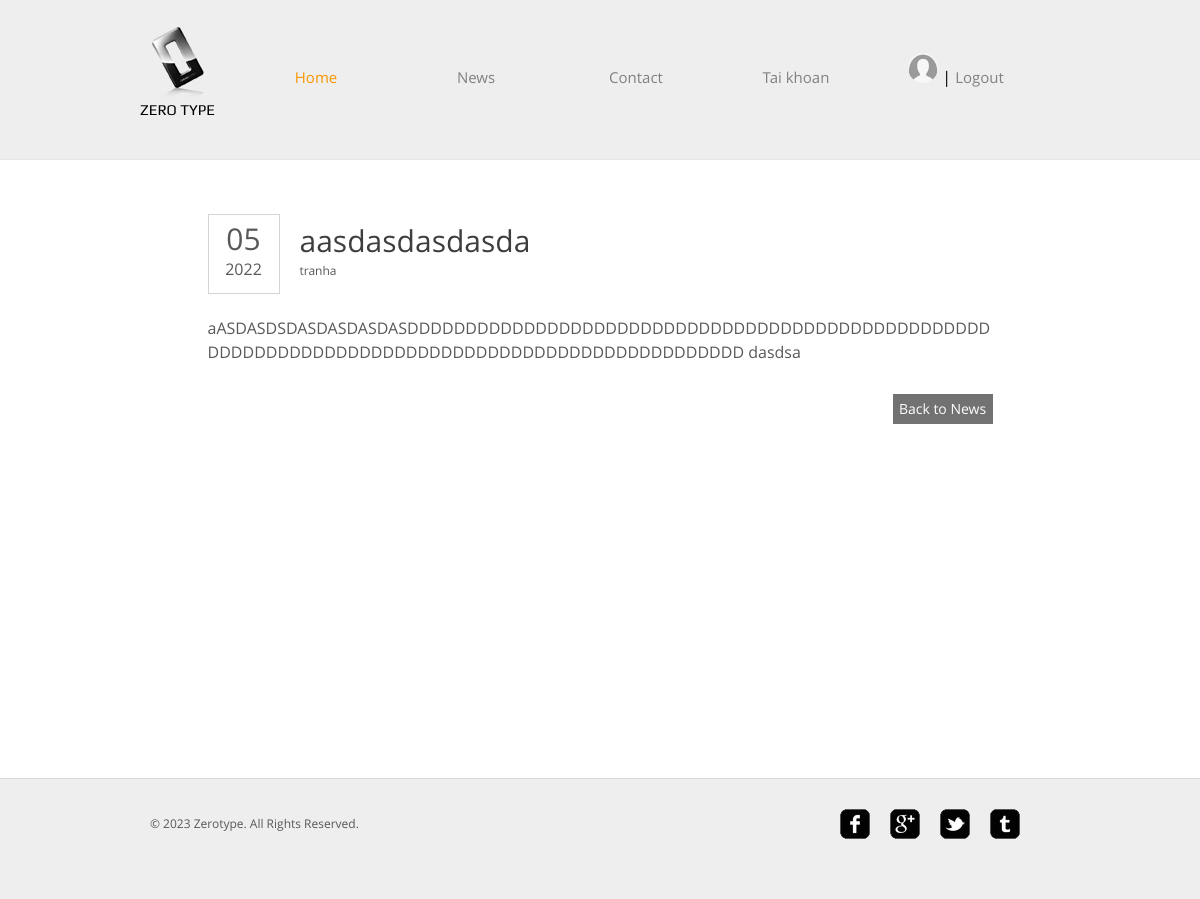
Page /post.php?id=8 (signed in) on the committed database.
### tables this page shows
CREATE TABLE `users` (
  `id` int(11) NOT NULL,
  `username` char(100) NOT NULL,
  `gender` char(3) NOT NULL,
  `email` char(100) NOT NULL,
  `phone` char(100) NOT NULL,
  `password` char(100) NOT NULL,
  `hobby` char(100) NOT NULL,
  `avatar` char(100) NOT NULL,
  `role` int(11) DEFAULT 2
);

CREATE TABLE `news` (
  `id` int(11) NOT NULL,
  `category_id` int(11) NOT NULL,
  `user_id` int(11) NOT NULL,
  `title` text NOT NULL,
  `s_content` text DEFAULT NULL,
  `l_content` text NOT NULL,
  `date` date NOT NULL,
  `state` int(11) NOT NULL DEFAULT 0 COMMENT '0: new | 1: posted',
  `number` int(11) NOT NULL DEFAULT 0 COMMENT 'number of reads'
);

### src/control.php (called while the page is built, shortened)
<?php
include 'connect.php';
class Data
{
  public function select_user($email)
  {
    global $conn;
    if ($email == 'all') {
      $sql = "SELECT * FROM users";
    } else {
      $sql = "SELECT * FROM users WHERE email = '$email'";
    }
    $run = mysqli_query($conn, $sql);
    return $run;
  }
}

### src/new.php (called while the page is built, shortened)
<?php
include_once 'src/connect.php';
include_once 'control.php';
class News
{
  public static function getNewById( $id)
  {
    global $conn;
    $sql =
      "SELECT news.*, users.username as author
      FROM
      news INNER JOIN users
      ON news.user_id = users.id
    WHERE news.id = $id";
    $run = mysqli_query($conn, $sql);
    return $run;
  }
}

### post.php (the view, shortened to what this page needs)
<?php
include 'src/control.php';
include 'src/new.php';
$result = News::getNewById($_GET['id']);
$new = mysqli_fetch_assoc($result);
?>
<!DOCTYPE HTML>
<html>
<head>
	<link rel="stylesheet" href="css/style.css" type="text/css">
</head>
<body>
	<?php include 'src/header.php' ?>
	<div id="contents">
		<div class="post">
			<div class="date">
				<p>
					<span><?php echo date('m', strtotime($new['date'])) ?></span>
					<?php echo date('Y', strtotime($new['date'])) ?>
				</p>
			</div>
			<h1>
				<?php echo $new['title'] ?>
				<span class="author"><?php echo $new['author'] ?></span>
			</h1>
			<p>
				<?php echo $new['l_content']; ?>
			</p>
			<span><a href="news.php" class="more">Back to News</a></span>
		</div>
	</div>
	<?php include 'src/footer.php' ?>
</body>
</html>

### src/header.php (shortened to what this page needs)
<?php
include_once 'connect.php';
include_once 'control.php';
$data = new Data();
if (!empty($_SESSION['user'])) {
	$result = $data->select_user($_SESSION['user']);
	$user = mysqli_fetch_assoc($result);
}
?>
<div id="header">
	<div>
		<div class="logo">
			<a href="index.php">Zero Type</a>
		</div>
		<ul id="navigation">
			<li class="active">
				<a href="index.php">Home</a>
			</li>
			<li>
				<a href="news.php">News</a>
			</li>
			<li>
				<a href="contact.php">Contact</a>
			</li>
			<li>
				<a href="taikhoan.php">Tai khoan</a>
			</li>
			<li>
				<?php if (empty($_SESSION['user'])) { ?>
						<a href="login.php">Login</a> |
						<a href="register.php">Register</a>
				<?php } else {
					echo "<div>";
					if (!empty($user['avatar'])) {
						echo "<a href='update.php'><img style='width: 30px;height: 30px;border-radius: 50%;' src='{$user['avatar']}' onerror='onLoadAvatarErr(this)' /></a>";
					}
				?> |
					<a href="logout.php">Logout</a>
				<?php echo "</div>";
				} ?>
			</li>
		</ul>
	</div>
</div>

### css/style.css (style rules this page uses)
body { background-color: #fff; font-family: 'OpenSans'; margin: 0; }
img { border: 0; }
.clearfix:after, #contents:after { clear:both; content:""; display:block; height:1%; line-height:0; visibility:hidden; }
#header { background-color: #eee; border-bottom: 1px solid #e6e6e6; padding: 27px 0; }
#header > div, #footer > div { width: 920px; margin: 0 auto; padding: 0 20px; }
#header .logo { float: left; margin-right: 20px; }
#header .logo a { background: url(../images/logo.png) no-repeat center top; color: #000; display: block; font: 15px/30px 'Play'; height: 20px; width: 76px; padding-top: 68px; text-decoration: none; text-transform: uppercase; }
#navigation { display: inline-block; list-style: none; line-height: 100px; margin: 0; padding: 0; }
#navigation li { float: left; width: 160px; text-align: center; }
#navigation li a { color: #818181; font-size: 15px; line-height: 30px; text-decoration: none; }
#navigation li.active a { color: #f99600; }
#contents { min-height: 510px; width: 880px; margin: 0 auto; padding: 54px 40px; }
h1 { color: #3e3e3e; font-size: 30px; font-weight: normal; line-height: 30px; margin: 0 0 30px; }
p { color: #585858; font-size: 16px; line-height: 24px; margin: 0 0 30px; }
.date { float: left; height: 78px; width: 70px; margin-right: 20px; border: 1px solid #d5d5d5; text-align: center; }
.date p { margin: 12px 0 0; }
.date p span { display: block; font-size: 30px; margin-bottom: 6px; }
.author { color: #585858; display: block; font-size: 12px; }
.more { background-color: #727272; color: #fff; display: inline-block; font-size: 14px; line-height: 30px; width: 100px; text-align: center; text-decoration: none; }
.news li > p span, .post > span { display: block; text-align: right; }
.post { width: 785px; margin: 0 auto; }
.post h1 { padding-top: 12px; }

### post.php (style rules this page uses)
p { word-break: break-word; }

### rows in the picture
users: avatar (placeholder picture)
news: date "05", date "2022", title "aasdasdasdasda", user.username "tranha", l_content "aASDASDSDASDASDASDASDDDDDDDDDDDDDDDDDDDDDDDDDDDDDDDDDDDDDDDDDDDDDDDDDDDDDDDDDDDDDDDDDDDDDDDDDDDDDDDDDDDDDDDDDDDDDDDD dasdsa"
